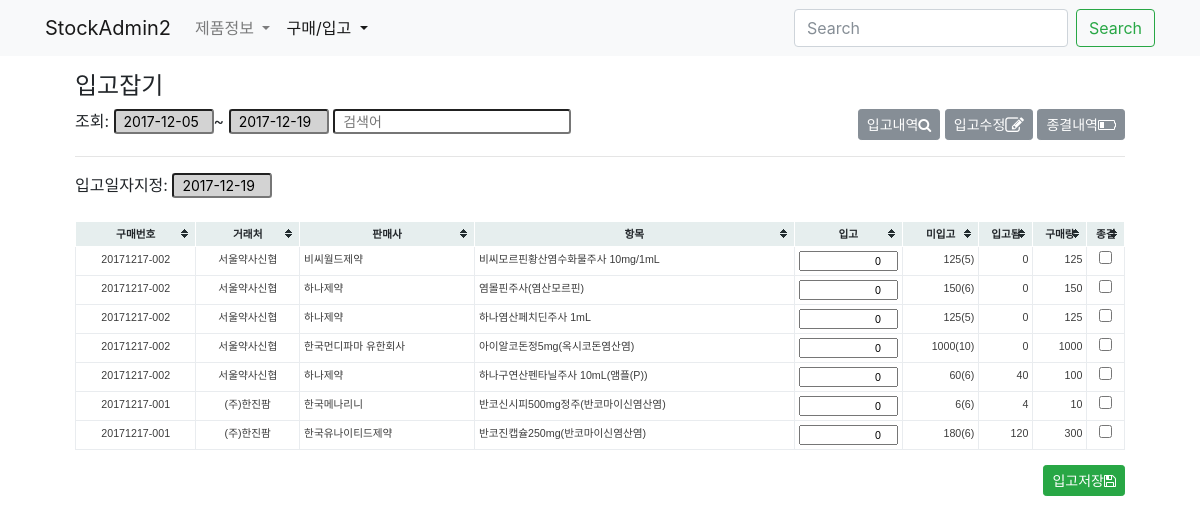
The app's page /buy/stockrecord/stocking/, older data.
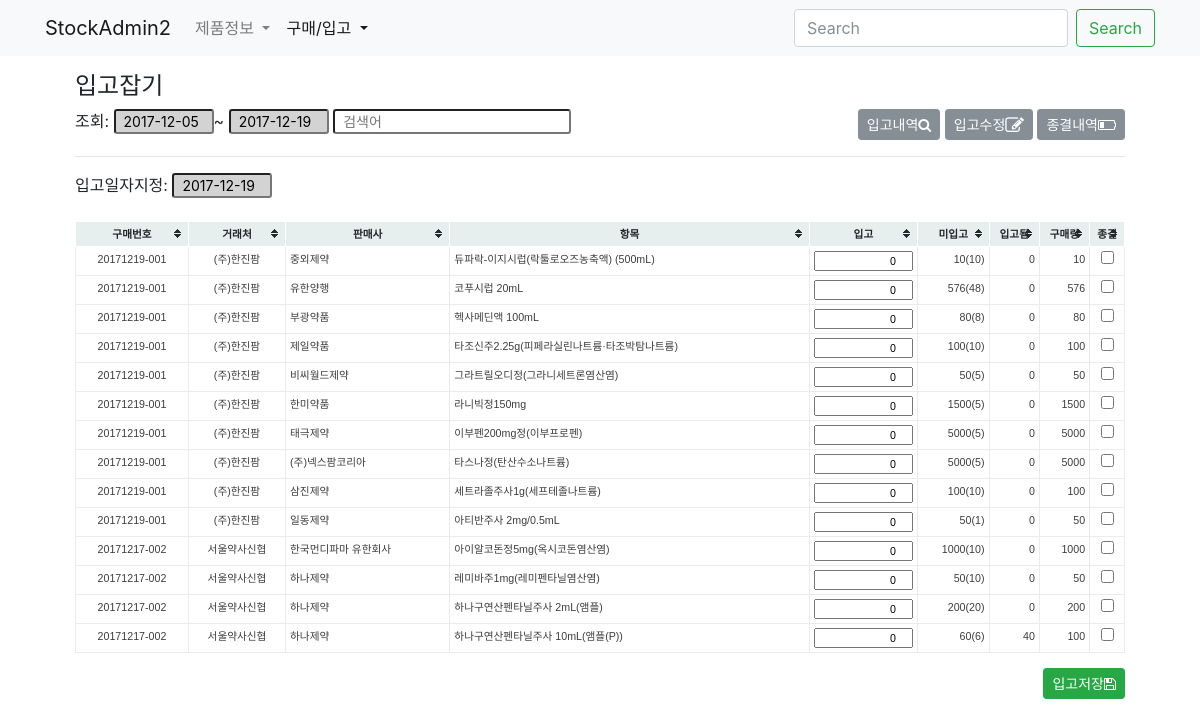
The same page, newer data.
### buy/models.py (models this page shows, shortened)
class StockRecord(models.Model):
    buyitem = models.ForeignKey(BuyItem, on_delete=models.CASCADE)
    date = models.DateField('입고일자', blank=True, null=True)
    amount = models.IntegerField('입고수량', default=0)
    updated = models.DateTimeField(auto_now=True)
    created = models.DateTimeField(auto_now_add=True)
    objects = StockRecordManager()
    class Meta:
        verbose_name_plural = '입고기록'
        verbose_name = '입고기록'
        ordering = '-buyitem__created',
    def __init__(self, *args, **kwargs):
        super(StockRecord, self).__init__(*args, **kwargs)
        self.old_amount  = self.amount

class BuyItem(models.Model):
    buy = models.ForeignKey(Buy, null=True, blank=True, on_delete=models.CASCADE)
    buyinfo = models.ForeignKey('product.BuyInfo', on_delete=models.PROTECT)
    amount = models.IntegerField('구매수량')
    comment = models.CharField('비고', max_length=50, blank=True)
    isend = models.BooleanField('구매종결', default=False)
    updated = models.DateTimeField(auto_now=True)
    created = models.DateTimeField(auto_now_add=True)
    objects = BuyItemManager()
    class Meta:
        verbose_name = '구매품목'
        verbose_name_plural = '구매품목'
        unique_together = 'buy', 'buyinfo',
    def __init__(self, *args, **kwargs):
        super(BuyItem, self).__init__(*args, **kwargs)
    def get_stocked_sum(self):
        aggset = self.stockrecord_set.aggregate(stocked=Sum('amount'))
        return aggset['stocked'] or 0
    def get_incompleted_stock(self):
        return self.amount - self.get_stocked_sum()
    def get_incompleted_stock_by_pkg(self):
        incompleted_stock = self.get_incompleted_stock()
        pkg_amount = self.buyinfo.product.pkg_amount or 1
        return incompleted_stock//pkg_amount

class Buy(models.Model):
    slug = models.SlugField('구매번호', unique=True, blank=True, editable=False)
    commiter = models.ForeignKey(settings.AUTH_USER_MODEL, blank=True, null=True, on_delete=models.SET_NULL)
    date = models.DateField('구매일자', blank=True, default=timezone.now)
    iscart = models.BooleanField('카트인지', blank=True, default=False)
    updated = models.DateTimeField(auto_now=True)
    created = models.DateTimeField(auto_now_add=True)
    class Meta:
        verbose_name = '구매요청서'
        verbose_name_plural = '구매요청서'
        ordering = '-created',

### product/models.py (models this page shows, shortened)
class BuyInfo(BuyInfoMixin, models.Model):
    slug = models.SlugField('구매코드', unique=True, blank=True)
    product = models.ForeignKey(Product, on_delete=models.CASCADE)
    market = models.ForeignKey(Market, on_delete=models.CASCADE, null=True, blank=True)
    date = models.DateField('시작일자', blank=True, default=timezone.now)
    price = models.DecimalField('구매가격', max_digits=50, decimal_places=2)
    pay_type = models.CharField('급여구분', blank=True, max_length=50)
    pro_type = models.CharField('전문/일반', blank=True, max_length=50)
    active = models.BooleanField('사용중', default=True)
    updated = models.DateTimeField(auto_now=True)
    created = models.DateTimeField(auto_now_add=True)
    objects = BuyInfoManager()
    class Meta:
        verbose_name = '구매정보'
        verbose_name_plural = '구매정보'
        ordering = '-created',

class Market(models.Model):
    name = models.CharField('도매상명', max_length=50, unique=True)
    tel = models.CharField('전화', max_length=50, blank=True, null=True)
    fax = models.CharField('팩스', max_length=50, blank=True, null=True)
    email = models.EmailField('메일', blank=True, null=True)
    updated = models.DateTimeField(auto_now=True)
    created = models.DateTimeField(auto_now_add=True)
    objects = MarketManager()
    class Meta:
        verbose_name = '도매상'
        verbose_name_plural = '도매상'
    def __str__(self):
        return self.name

class Product(models.Model):
    name = models.CharField('제품명', max_length=50, unique=True)
    code = models.CharField('제품코드', max_length=50, unique=True)
    edi_code = models.CharField('보험코드', blank=True, max_length=50)
    company = models.CharField('판매사', max_length=50, blank=True)
    std_unit = models.CharField('제품규격', max_length=10, choices=zip(STD_UNITs, STD_UNITs))
    pkg_amount = models.IntegerField('포장수량', default=1)
    etc_class = models.CharField('기타구분', max_length=10, choices=zip(ETC_CLASS, ETC_CLASS), default='일반')
    apply_root = models.CharField('복용방법', max_length=50, blank=True)
    unit = models.CharField('적용단위', max_length=50, blank=True)
    unit_amount = models.CharField('규격단위량', max_length=50, blank=True)
    op_type = models.CharField('마약류구분', blank=True, max_length=50)
    updated = models.DateTimeField(auto_now=True)
    created = models.DateTimeField(auto_now_add=True)
    objects = ProductManager()
    class Meta:
        verbose_name = '제품'
        verbose_name_plural = '제품'
        ordering = '-created',
    def __str__(self):
        return self.name

### buy/views.py (the view, shortened to what this page needs)
# urls.py: path('stockrecord/stocking/', StockRecordStockingView.as_view(), name='stock-stocking'),
class StockRecordStockingView(FormView):
    form_class = DateForm
    success_url = '.'
    template_name = 'buy/stocking_form.html'
    def get_context_data(self, **kwargs):
        context = super(StockRecordStockingView, self).get_context_data(**kwargs)
        if self.request.method == "POST":
            context['formset'] = StockRecordFormSet(self.request.POST or None)
        else:
            qs = StockRecord.objects.filter(
                buyitem__buy__commiter__isnull=False,
                amount=0,
                buyitem__isend=False
            )
            qf = QueryFilter(self.request, app_name='StockRecord-stocking', queryset=qs)
            qf.set_filter_form_to_context(context)
            qs = qf.filter_by_all()
            context['formset'] = StockRecordFormSet(queryset=qs)
        return context

### buy/forms.py
class DateForm(forms.Form):
    date = forms.DateField(label='구매일자', initial=timezone.now(), required=False)

### core/filter/forms.py
class DateFilterForm(forms.Form):
    start_date = forms.DateField(initial=START_DATE_INI)
    end_date = forms.DateField(initial=END_DATE_INI)

### buy/managers.py (called while the page is built)
    def get_queryset(self):
        return StockRecordQuerySet(self.model, using=self._db)

### core/filter/views.py (called while the page is built)
    def set_filter_form_to_context(self, context, date_form_name=None, search_form_name=None):
        context[date_form_name or self.date_form_name] = self.get_date_filter_form()
        context[search_form_name or self.search_form_name] = self.get_search_filter_form()
        return self

    def get_date_filter_form(self):
        Form = self.form_classes['date']
        return Form(self.request.GET or None)

    def get_search_filter_form(self):
        Form = self.form_classes['search']
        search_form = Form(self.request.GET or None)
        return search_form

    def filter_by_all(self, **kwargs):
        self.filter_by_date(inplace=True, **kwargs)
        self.filter_by_search(inplace=True, **kwargs)
        return self.queryset

### buy/templates/buy/stocking_form.html (shortened to what this page needs)
{% extends "buy/buy_base.html" %}
{% load humanize %}
{% load widget_tweaks %}
{% block buy_header %}
<div class="col-12">
    <h4>입고잡기</h4>
<form id="form-filter" class="form" method="get" action=".">
    <div class="form-group form-row">
        <div class="col-6">
            {% include "buy/components/filter_form.html" %}
        </div>
        <div class="col-6 text-right">
            <a class="btn btn-secondary btn-sm" href="{% url 'buy:stock-agg' 'StockRecord' %}?{{ request.GET.urlencode }}">
                입고내역<i class="fa fa-search" aria-hidden="true"></i>
            </a>
            <a class="btn btn-secondary btn-sm" href="{% url 'buy:stock-stocked' %}?{{ request.GET.urlencode }}">
                입고수정<i class="fa fa-pencil-square-o fa-lg" aria-hidden="true"></i>
            </a>
            <a class="btn btn-secondary btn-sm" href="{% url 'buy:buyitem-update-set' %}?{{ request.GET.urlencode }}">
                종결내역<i class="fa fa-battery-quarter" aria-hidden="true"></i>
            </a>
        </div>
    </div>
</form>
</div>
{% endblock buy_header %}
{% block buy_content %}
<div class="col-12">
    <hr>
    <form method="post" action=".">
        <div class="form-group text-left">
            <label>입고일자지정:</label>
            {% render_field form.date class="form-control-sm datepicker" readonly="true" tabindex="-1" %}
        </div>
        <table class="table-bordered tablesorter tablesorter-sortable">
            <thead class="text-center thead-light">
                <tr>
                    <th>구매번호</th>
                    <th>거래처</th>
                    <th>판매사</th>
                    <th>항목</th>
                    <th>입고</th>
                    <th>미입고</th>
                    <th>입고됨</th>
                    <th>구매량</th>
                    <th>종결</th>
                </tr>
            </thead>
            <tbody>
                {% for form in formset %}
                <tr>
                    <td class="text-center">{{ form.instance.buyitem.buy.slug }}</td>
                    <td class="text-center">{{ form.instance.buyitem.buyinfo.market }}</td>
                    <td>{{ form.instance.buyitem.buyinfo.product.company }}</td>
                    <td>{{ form.buyitem }}{{ form.instance.buyitem.buyinfo.product }}</td>
                    {% with amount_step=form.instance.buyitem.buyinfo.product.pkg_amount amount_rest=form.instance.buyitem.get_incompleted_stock %}
                    <td class="amount">{% render_field form.amount step=amount_step min=0 max=amount_rest %}</td>
                    {% endwith %}
                    <td class="text-right">
                        {{ form.instance.buyitem.get_incompleted_stock }}({{ form.instance.buyitem.get_incompleted_stock_by_pkg }})
                    </td>
                    <td class="text-right">{{ form.instance.buyitem.get_stocked_sum }}</td>
                    <td class="text-right">{{ form.instance.buyitem.amount }}</td>
                    <td class="text-center">{{ form.end|attr:"tabindex:-1" }}</td>
                </tr>
                {% endfor %}
            </tbody>
        </table>
        <div class="form-group text-right">
            <button type="submit" class="btn btn-success btn-sm">입고저장<i class="fa fa-floppy-o" aria-hidden="true"></i></button>
        </div>
    </form>
</div>
{% endblock buy_content %}

Row changes from the older to the newer data that the page shows:
no longer on this page (row edited): StockRecord: instance.buyitem.buy.slug "20171217-002", instance.buyitem.buyinfo.market "서울약사신협", instance.buyitem.buyinfo.product.company "비씨월드제약", instance.buyitem.buyinfo.product "비씨모르핀황산염수화물주사 10mg/1mL", instance.buyitem.get_incompleted_stock "125", instance.buyitem.get_incompleted_stock_by_pkg "5", instance.buyitem.get_stocked_sum "0", instance.buyitem.amount "125"
no longer on this page (row edited): StockRecord: instance.buyitem.buy.slug "20171217-002", instance.buyitem.buyinfo.market "서울약사신협", instance.buyitem.buyinfo.product.company "하나제약", instance.buyitem.buyinfo.product "염몰핀주사(염산모르핀)", instance.buyitem.get_incompleted_stock "150", instance.buyitem.get_incompleted_stock_by_pkg "6", instance.buyitem.get_stocked_sum "0", instance.buyitem.amount "150"
no longer on this page (row edited): StockRecord: instance.buyitem.buy.slug "20171217-002", instance.buyitem.buyinfo.market "서울약사신협", instance.buyitem.buyinfo.product.company "하나제약", instance.buyitem.buyinfo.product "하나염산페치딘주사 1mL", instance.buyitem.get_incompleted_stock "125", instance.buyitem.get_incompleted_stock_by_pkg "5", instance.buyitem.get_stocked_sum "0", instance.buyitem.amount "125"
no longer on this page (row edited): StockRecord: instance.buyitem.buy.slug "20171217-001", instance.buyitem.buyinfo.market "(주)한진팜", instance.buyitem.buyinfo.product.company "한국메나리니", instance.buyitem.buyinfo.product "반코신시피500mg정주(반코마이신염산염)", instance.buyitem.get_incompleted_stock "6", instance.buyitem.get_incompleted_stock_by_pkg "6", instance.buyitem.get_stocked_sum "4", instance.buyitem.amount "10"
no longer on this page (row edited): StockRecord: instance.buyitem.buy.slug "20171217-001", instance.buyitem.buyinfo.market "(주)한진팜", instance.buyitem.buyinfo.product.company "한국유나이티드제약", instance.buyitem.buyinfo.product "반코진캡슐250mg(반코마이신염산염)", instance.buyitem.get_incompleted_stock "180", instance.buyitem.get_incompleted_stock_by_pkg "6", instance.buyitem.get_stocked_sum "120", instance.buyitem.amount "300"
added StockRecord: instance.buyitem.buy.slug "20171219-001", instance.buyitem.buyinfo.market "(주)한진팜", instance.buyitem.buyinfo.product.company "중외제약", instance.buyitem.buyinfo.product "듀파락-이지시럽(락툴로오즈농축액) (500mL)", instance.buyitem.get_incompleted_stock "10", instance.buyitem.get_incompleted_stock_by_pkg "10", instance.buyitem.get_stocked_sum "0", instance.buyitem.amount "10"
added StockRecord: instance.buyitem.buy.slug "20171219-001", instance.buyitem.buyinfo.market "(주)한진팜", instance.buyitem.buyinfo.product.company "유한양행", instance.buyitem.buyinfo.product "코푸시럽 20mL", instance.buyitem.get_incompleted_stock "576", instance.buyitem.get_incompleted_stock_by_pkg "48", instance.buyitem.get_stocked_sum "0", instance.buyitem.amount "576"
added StockRecord: instance.buyitem.buy.slug "20171219-001", instance.buyitem.buyinfo.market "(주)한진팜", instance.buyitem.buyinfo.product.company "부광약품", instance.buyitem.buyinfo.product "헥사메딘액 100mL", instance.buyitem.get_incompleted_stock "80", instance.buyitem.get_incompleted_stock_by_pkg "8", instance.buyitem.get_stocked_sum "0", instance.buyitem.amount "80"
added StockRecord: instance.buyitem.buy.slug "20171219-001", instance.buyitem.buyinfo.market "(주)한진팜", instance.buyitem.buyinfo.product.company "제일약품", instance.buyitem.buyinfo.product "타조신주2.25g(피페라실린나트륨·타조박탐나트륨)", instance.buyitem.get_incompleted_stock "100", instance.buyitem.get_incompleted_stock_by_pkg "10", instance.buyitem.get_stocked_sum "0", instance.buyitem.amount "100"
added StockRecord: instance.buyitem.buy.slug "20171219-001", instance.buyitem.buyinfo.market "(주)한진팜", instance.buyitem.buyinfo.product.company "비씨월드제약", instance.buyitem.buyinfo.product "그라트릴오디정(그라니세트론염산염)", instance.buyitem.get_incompleted_stock "50", instance.buyitem.get_incompleted_stock_by_pkg "5", instance.buyitem.get_stocked_sum "0", instance.buyitem.amount "50"
added StockRecord: instance.buyitem.buy.slug "20171219-001", instance.buyitem.buyinfo.market "(주)한진팜", instance.buyitem.buyinfo.product.company "한미약품", instance.buyitem.buyinfo.product "라니빅정150mg", instance.buyitem.get_incompleted_stock "1500", instance.buyitem.get_incompleted_stock_by_pkg "5", instance.buyitem.get_stocked_sum "0", instance.buyitem.amount "1500"
added StockRecord: instance.buyitem.buy.slug "20171219-001", instance.buyitem.buyinfo.market "(주)한진팜", instance.buyitem.buyinfo.product.company "태극제약", instance.buyitem.buyinfo.product "이부펜200mg정(이부프로펜)", instance.buyitem.get_incompleted_stock "5000", instance.buyitem.get_incompleted_stock_by_pkg "5", instance.buyitem.get_stocked_sum "0", instance.buyitem.amount "5000"
added StockRecord: instance.buyitem.buy.slug "20171219-001", instance.buyitem.buyinfo.market "(주)한진팜", instance.buyitem.buyinfo.product.company "(주)넥스팜코리아", instance.buyitem.buyinfo.product "타스나정(탄산수소나트륨)", instance.buyitem.get_incompleted_stock "5000", instance.buyitem.get_incompleted_stock_by_pkg "5", instance.buyitem.get_stocked_sum "0", instance.buyitem.amount "5000"
added StockRecord: instance.buyitem.buy.slug "20171219-001", instance.buyitem.buyinfo.market "(주)한진팜", instance.buyitem.buyinfo.product.company "삼진제약", instance.buyitem.buyinfo.product "세트라졸주사1g(세프테졸나트륨)", instance.buyitem.get_incompleted_stock "100", instance.buyitem.get_incompleted_stock_by_pkg "10", instance.buyitem.get_stocked_sum "0", instance.buyitem.amount "100"
added StockRecord: instance.buyitem.buy.slug "20171219-001", instance.buyitem.buyinfo.market "(주)한진팜", instance.buyitem.buyinfo.product.company "일동제약", instance.buyitem.buyinfo.product "아티반주사 2mg/0.5mL", instance.buyitem.get_incompleted_stock "50", instance.buyitem.get_incompleted_stock_by_pkg "1", instance.buyitem.get_stocked_sum "0", instance.buyitem.amount "50"
added StockRecord: instance.buyitem.buy.slug "20171217-002", instance.buyitem.buyinfo.market "서울약사신협", instance.buyitem.buyinfo.product.company "하나제약", instance.buyitem.buyinfo.product "레미바주1mg(레미펜타닐염산염)", instance.buyitem.get_incompleted_stock "50", instance.buyitem.get_incompleted_stock_by_pkg "10", instance.buyitem.get_stocked_sum "0", instance.buyitem.amount "50"
added StockRecord: instance.buyitem.buy.slug "20171217-002", instance.buyitem.buyinfo.market "서울약사신협", instance.buyitem.buyinfo.product.company "하나제약", instance.buyitem.buyinfo.product "하나구연산펜타닐주사 2mL(앰플)", instance.buyitem.get_incompleted_stock "200", instance.buyitem.get_incompleted_stock_by_pkg "20", instance.buyitem.get_stocked_sum "0", instance.buyitem.amount "200"
Text that changed along with them:
new list line: "0 ( ) ☐"
list line gone: "0 ☐"
new list line: "0 ☐"
list line gone: "0 ( ) ☐"
